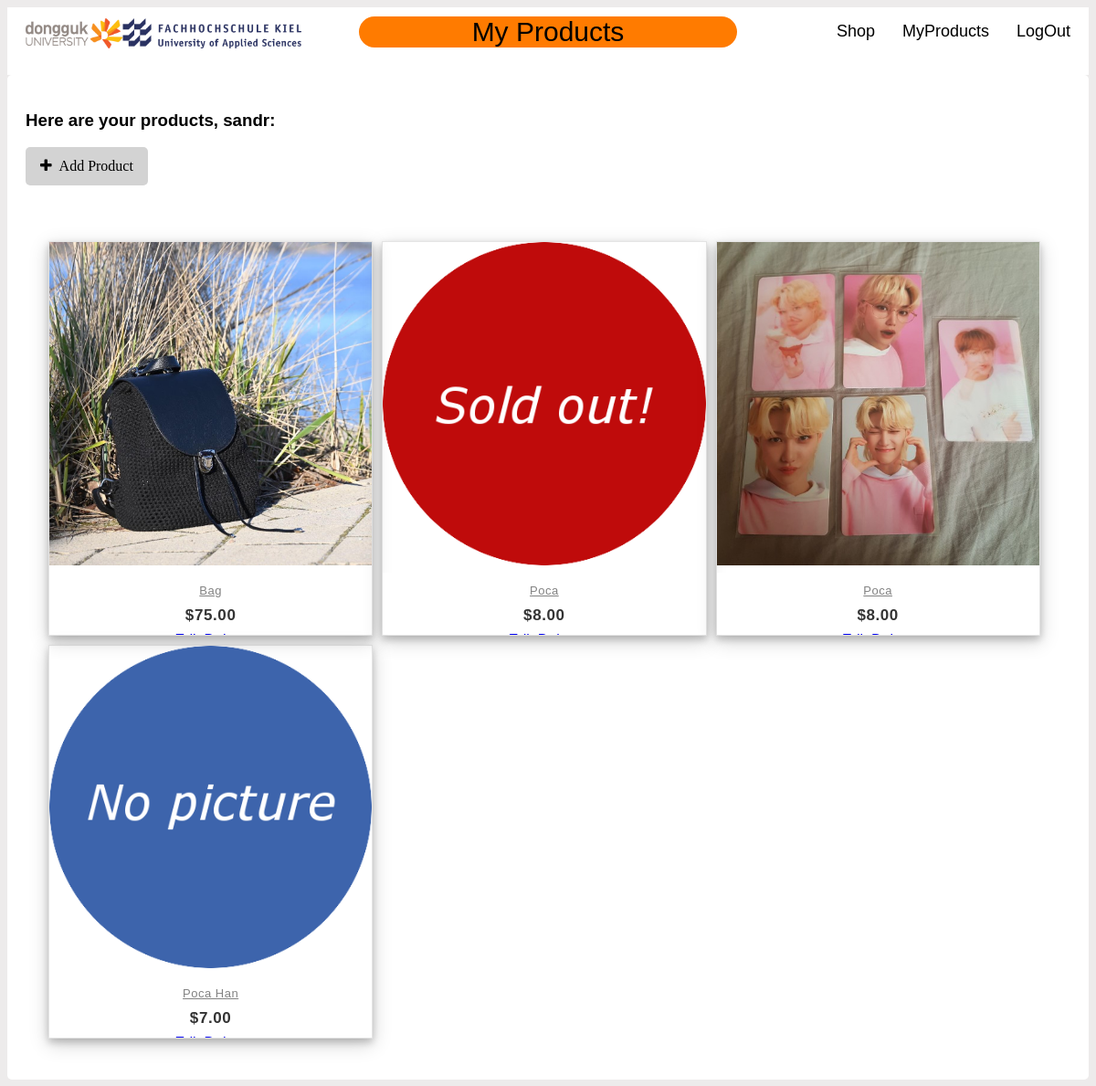
Page /user-products (signed in) on the committed database.
### website/models.py (models this page shows, shortened)
class User(db.Model, UserMixin):
    id = db.Column(db.Integer, primary_key=True)
    username = db.Column(db.String(150))
    password = db.Column(db.String(150))
    products = db.relationship('products', backref='user')
    followed = db.relationship(
        'User', secondary=followers,
        primaryjoin=(followers.c.follower_id == id),
        secondaryjoin=(followers.c.followed_id == id),
        backref=db.backref('followers', lazy='dynamic'), lazy='dynamic')

class products(db.Model):
    id = db.Column(db.Integer, primary_key=True)
    name = db.Column(db.String(80), nullable=False)
    price = db.Column(db.Numeric(10,2), nullable=False)
    picture = db.Column(db.String(200), nullable=False)
    keywords = db.Column(db.String(200), nullable=False)
    description = db.Column(db.Text, nullable=False)
    sold = db.Column(db.String(80), nullable=True)
    user_id = db.Column(db.Integer, db.ForeignKey('user.id'))

### website/views.py (the view)
@views.route('/user-products')
def user_products():
    return render_template("user-products.html", user=current_user, products = products.query.all())

### website/__init__.py (called while the page is built)
def create_app():
    app = Flask(__name__, static_url_path='/website/static')
    app.config['SQLALCHEMY_DATABASE_URI'] = 'sqlite:///team6.sqlite3'
    app.config['SECRET_KEY'] = "qwerasdf"
    db.init_app(app)
    from .views import views
    from .auth import auth
    app.register_blueprint(views, url_prefix='/')
    app.register_blueprint(auth, url_prefix='/')
    from .models import User, products
    create_database(app)
    login_manager = LoginManager()
    login_manager.login_view = 'auth.login'
    login_manager.init_app(app)
    @login_manager.user_loader
    def load_user(id):
        try:
            return User.query.get(int(id))
        except:
            return None
    return app

### website/templates/user-products.html (shortened to what this page needs)
{% extends 'base.html' %}
{% block pageTitle %}
<p>My Products</p>
{% endblock %}
{% block content %}
<h3>Here are your products, {{ current_user.username }}:</h3>
<form action="/add-product">
    <button class="btn"><i class="fa fa-plus">&nbsp; Add Product</i></button>
</form>
<br>
<br>
<div class="container">
    <div class="product-row">
        {% for product in products %}
        {% if current_user.id == product.user.id %}
        <div class="product-grid">
            <div class="product-image">
                <a href={{ url_for('views.product', id = product.id) }}>
                    {% if product.sold == "sold" %}
                    <img class="pic-1" src="/website/static/images/soldout.png">
                    {% else %}
                    <img class="pic-1" src={{'/' + product.picture}}>
                    {% endif %}
                </a>
            </div>
            <div class="product-content">
                <h3 class="title"><a href={{ url_for('views.product', id = product.id) }}>{{ product.name }}</a></h3>
                <div class="price">${{ product.price }}</div>
                <a href={{ url_for('views.edit_product', id = product.id) }}>Edit</a>
                <a href= {{ url_for('views.delete', name = product.name) }}>Delete</a>
            </div>
        </div>
        {% endif %}
        {% endfor %}
    </div>
</div>
{% endblock %}

### website/static/css/main.css (style rules this page uses)
html { font-family: Verdana, Geneva, Tahoma, sans-serif; }
body { background-color: rgb(237, 235, 235); }
.container { border-radius: 5px; padding: 20px; background-color: white; }
.btn { background-color: lightgray; border: none; border-radius: 5px; color: black; padding: 12px 16px; font-size: 16px; cursor: pointer; }
.product-row { display: flex; flex-direction: row; flex-wrap: wrap; }
.product-grid { max-width: 32%; text-align: center; padding: 0 0 72px; border: 1px solid rgba(0,0,0,.1); margin: 5px; flex-grow: 1; overflow: hidden; position: relative; box-shadow: 0 4px 8px 0 rgba(0, 0, 0, 0.2), 0 6px 20px 0 rgba(0, 0, 0, 0.19); z-index: 1; }
.product-grid .product-image { position: relative; transition: all .3s ease 0s }
.product-grid .product-image a { display: block; }
.product-grid .product-image img { width: 100%; height: 100%; margin: auto; }
.product-grid .pic-1 { opacity: 1; transition: all .3s ease-out 0s; height: 200px; }
.product-grid .product-content { background-color:#fff;text-align:center;padding:12px 0;margin:0 auto;position:absolute;left:0;right:0;bottom:-27px;z-index:1;transition:all .3s }
.product-grid .title { font-size:13px;font-weight:400;letter-spacing:.5px;text-transform:capitalize;margin:0 0 10px;transition:all .3s ease 0s }
.product-grid .title a { color:#828282 }
.product-grid .price { color:#333;font-size:17px;font-family:Montserrat,sans-serif;font-weight:700;letter-spacing:.6px;margin-bottom:8px;text-align:center;transition:all .3s }

### rows in the picture
User: username "sandr"
products: picture (picture), name "Bag", price "75.00"
products: name "Poca", price "8.00"
products: picture (picture), name "Poca", price "8.00"
products: picture (placeholder picture), name "Poca Han", price "7.00"
